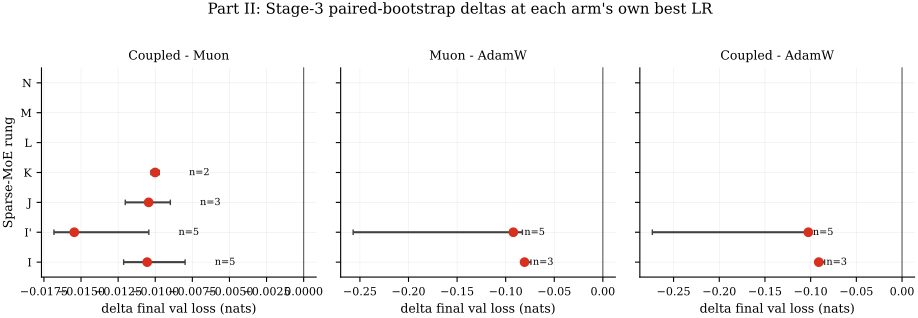

The script that drew this image:
"""Part II Stage-3 paired-delta forest plot."""
from __future__ import annotations

import sys
from pathlib import Path

import matplotlib.pyplot as plt

sys.path.insert(0, str(Path(__file__).resolve().parent))

from _common import MOE_RUNG_ORDER, save_fig, setup_mpl
from part2_analysis import dedupe_runs, load_part2_summary, stage3_forest_rows


def main() -> None:
    setup_mpl()
    summary = load_part2_summary()
    kept, _ = dedupe_runs(summary)
    rows = stage3_forest_rows(kept)
    comparisons = ["Coupled - Muon", "Muon - AdamW", "Coupled - AdamW"]
    fig, axes = plt.subplots(1, 3, figsize=(9.4, 3.2), sharey=True)
    order = {r: i for i, r in enumerate(MOE_RUNG_ORDER)}

    for ax, comp in zip(axes, comparisons, strict=True):
        sub = rows[rows["comparison"].eq(comp)].copy()
        ax.axvline(0.0, color="0.35", lw=0.8)
        ax.set_title(comp)
        ax.set_xlabel("delta final val loss (nats)")
        if sub.empty:
            ax.text(0.5, 0.5, "no valid pairs", transform=ax.transAxes, ha="center", va="center")
            ax.set_yticks(range(len(MOE_RUNG_ORDER)))
            ax.set_yticklabels(MOE_RUNG_ORDER)
            continue
        sub["_ord"] = sub["rung"].map(order)
        sub = sub.sort_values("_ord", ascending=False)
        y = [order.get(r, 999) for r in sub["rung"]]
        xerr = [sub["median"] - sub["lo"], sub["hi"] - sub["median"]]
        ax.errorbar(sub["median"], y, xerr=xerr, fmt="o", color="#d7301f", ecolor="0.25", capsize=2)
        for _, row in sub.iterrows():
            ax.text(row["hi"] + 0.002, order.get(row["rung"], 999), f"n={int(row['n'])}", va="center", fontsize=7)
        ax.set_yticks(range(len(MOE_RUNG_ORDER)))
        ax.set_yticklabels(MOE_RUNG_ORDER)
        ax.set_ylim(-0.5, len(MOE_RUNG_ORDER) - 0.5)
    axes[0].set_ylabel("Sparse-MoE rung")
    fig.suptitle("Part II: Stage-3 paired-bootstrap deltas at each arm's own best LR", y=1.02)
    fig.tight_layout()
    save_fig(fig, "part2_fig_stage3_forest")


if __name__ == "__main__":
    main()
